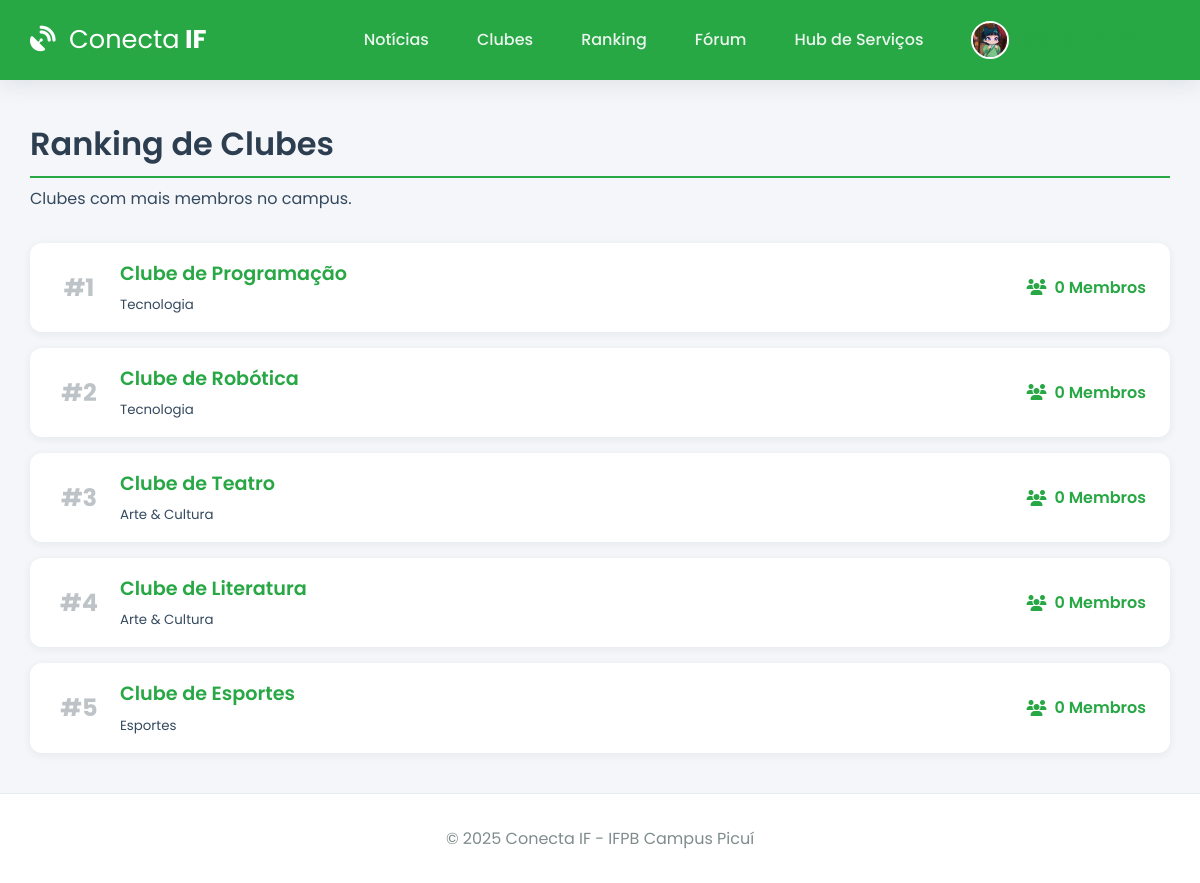
Page /ranking (signed in) on the committed database.
### app.py (models this page shows, shortened)
class User(db.Model):
    id = db.Column(db.Integer, primary_key=True)
    email = db.Column(db.String(120), unique=True, nullable=False)
    username = db.Column(db.String(12), unique=True, nullable=False)
    password_hash = db.Column(db.String(256), nullable=False)
    image_file = db.Column(db.String(100), nullable=False, default='default.jpg')
    eventos_inscritos = db.relationship('Evento', secondary=inscricao_evento_tabela, back_populates='alunos_inscritos', lazy='dynamic')
    clubes_membro = db.relationship('Clube', secondary=membros_clube_tabela, back_populates='membros', lazy='dynamic')
    topicos_criados = db.relationship('ForumTopico', backref='autor', lazy='dynamic', cascade="all, delete-orphan")
    posts_criados = db.relationship('ForumPost', backref='autor', lazy='dynamic', cascade="all, delete-orphan")

class Clube(db.Model):
    id = db.Column(db.Integer, primary_key=True)
    nome = db.Column(db.String(100), unique=True, nullable=False)
    descricao = db.Column(db.Text, nullable=False)
    categoria = db.Column(db.String(50), nullable=False)
    membros = db.relationship('User', secondary=membros_clube_tabela, back_populates='clubes_membro', lazy='dynamic')
    eventos = db.relationship('Evento', backref='clube_organizador', lazy='dynamic')

### app.py (the view)
@app.route('/ranking')
@login_required
def ranking():
    clubes_rankeados = sorted(Clube.query.all(), key=lambda c: c.membros.count(), reverse=True)
    return render_template('ranking.html', clubes=clubes_rankeados)

### app.py (called while the page is built)
@app.before_request
def load_logged_in_user():
    user_id = session.get('user_id')
    g.user = User.query.get(user_id) if user_id else None
    if user_id and g.user is None:
        session.clear()

def login_required(f):
    @wraps(f)
    def decorated_function(*args, **kwargs):
        if g.user is None:
            flash('Você precisa fazer login para acessar esta página.', 'warning')
            return redirect(url_for('login'))
        return f(*args, **kwargs)
    return decorated_function

@app.context_processor
def inject_user_and_year():
    return dict(current_user_data=g.user, current_year=datetime.now(timezone.utc).year)

### templates/ranking.html (shortened to what this page needs)
{% extends 'base.html' %}
{% block content %}
    <h1 class="page-header">Ranking de Clubes</h1>
        <p class="lead text-muted" style="margin-top: -1rem; margin-bottom: 2rem;">Clubes com mais membros no campus.</p>
            <div class="ranking-list">
                    {% for clube in clubes %}
                                <div class="card ranking-item">
                                                <span class="ranking-position">#{{ loop.index }}</span>
                                                                <div class="ranking-info">
                                                                                    <h4><a href="{{ url_for('detalhe_clube', clube_id=clube.id) }}">{{ clube.nome }}</a></h4>
                                                                                                        <small class="text-muted">{{ clube.categoria }}</small>
                                                                                                                        </div>
                                                                                                                                        <span class="ranking-score"><i class="fas fa-users"></i> {{ clube.membros.count() }} Membros</span>
                                                                                                                                                    </div>
                                                                                                                                                            {% else %}
                                                                                                                                                                        <p>Nenhum clube para rankear no momento.</p>
                                                                                                                                                                                {% endfor %}
                                                                                                                                                                                    </div>
                                                                                                                                                                                    {% endblock %}}

### templates/base.html (shortened to what this page needs)
<!DOCTYPE html>
<html lang="pt-br">
<head>
    <link rel="stylesheet" href="https://cdnjs.cloudflare.com/ajax/libs/font-awesome/6.5.2/css/all.min.css" />
    <link rel="stylesheet" href="{{ url_for('static', filename='css/style.css') }}">
</head>
<body>
    <header class="header">
        <div class="container">
            <nav class="navbar">
                <a class="navbar-brand" href="{{ url_for('noticias') if current_user_data else url_for('login') }}">
                    <i class="fas fa-satellite-dish"></i> <strong>Conecta</strong> IF
                </a>
                <div class="nav-links" id="nav-links">
                    {% if current_user_data %}
                        <a class="nav-item" href="{{ url_for('noticias') }}">Notícias</a>
                        <a class="nav-item" href="{{ url_for('clubes') }}">Clubes</a>
                        <a class="nav-item" href="{{ url_for('ranking') }}">Ranking</a>
                        <a class="nav-item" href="{{ url_for('forum') }}">Fórum</a>
                        <a class="nav-item" href="{{ url_for('hub_servicos') }}">Hub de Serviços</a>
                        <div class="nav-item user-menu">
                             <a class="user-menu-trigger" href="#">
                                 <img src="{{ url_for('static', filename='profile_pics/' + current_user_data.image_file) }}" class="nav-profile-image">
                                 <span>{{ current_user_data.username }}</span> <i class="fas fa-chevron-down dropdown-icon"></i>
                            </a>
                        </div>
                    {% else %}
                        <a href="{{ url_for('login') }}" class="nav-item">Entrar</a>
                        <a href="{{ url_for('register') }}" class="nav-item btn btn-outline">Registar</a>
                    {% endif %}
                </div>
            </nav>
        </div>
    </header>
    <main class="container">
        {% block content %}{% endblock %}
    </main>
    <footer class="footer">
        <p>&copy; {{ current_year }} Conecta IF - IFPB Campus Picuí</p>
    </footer>
</body>
</html>

### static/css/style.css (style rules this page uses)
:root { --ifpb-green: #28a745; --ifpb-green-dark: #218838; --dark-blue: #2c3e50; --light-gray: #ecf0f1; --medium-gray: #bdc3c7; --text-color: #34495e; --light-text: #7f8c8d; --background-color: #f4f6f9; --surface-color: #ffffff; --border-color: #e9ecef; --font-family-base: 'Poppins', sans-serif; --shadow-sm: 0 2px 8px rgba(44, 62, 80, 0.07); --shadow-md: 0 5px 20px rgba(44, 62, 80, 0.1); --border-radius: 12px; }
* { box-sizing: border-box; margin: 0; padding: 0; }
html { height: 100%; }
body { font-family: var(--font-family-base); background-color: var(--background-color); color: var(--text-color); display: flex; flex-direction: column; min-height: 100%; }
.container { width: 95%; max-width: 1200px; margin: 0 auto; }
main.container { flex-grow: 1; padding-top: 2.5rem; padding-bottom: 2.5rem; }
h1, h2, h3, h4 { font-weight: 600; color: var(--dark-blue); margin-bottom: 1.5rem; }
a { color: var(--ifpb-green); text-decoration: none; transition: color 0.2s; }
.header { background-color: var(--ifpb-green); padding: 0.8rem 0; box-shadow: var(--shadow-md); position: sticky; top: 0; z-index: 1000; }
.navbar { display: flex; justify-content: space-between; align-items: center; }
.navbar-brand { font-weight: 700; font-size: 1.6rem; color: var(--surface-color); }
.navbar-brand i { margin-right: 0.5rem; }
.navbar-brand strong { font-weight: 400; }
.nav-links { display: flex; align-items: center; gap: 1rem; }
.nav-item { color: rgba(255, 255, 255, 0.9); font-weight: 500; padding: 0.5rem 1rem; border-radius: var(--border-radius); transition: background-color 0.2s; }
.nav-profile-image { width: 38px; height: 38px; border-radius: 50%; margin-right: 10px; object-fit: cover; border: 2px solid var(--surface-color); }
.user-menu { position: relative; }
.user-menu-trigger { display: flex; align-items: center; cursor: pointer; }
.user-menu-trigger .dropdown-icon { font-size: 0.8em; margin-left: 0.5rem; transition: transform 0.2s; }
.card { background-color: var(--surface-color); border-radius: var(--border-radius); box-shadow: var(--shadow-sm); transition: all 0.3s ease-in-out; display: flex; flex-direction: column; height: 100%; }
.page-header { border-bottom: 2px solid var(--ifpb-green); padding-bottom: 0.5rem; }
.ranking-list { display: grid; gap: 1rem; }
.ranking-item { flex-direction: row; align-items: center; padding: 1rem 1.5rem; }
.ranking-position { font-size: 1.5rem; font-weight: 700; color: var(--medium-gray); width: 50px; text-align: center; }
.ranking-info { flex-grow: 1; margin: 0 1rem; }
.ranking-info h4 { font-size: 1.2rem; margin-bottom: 0.2rem; }
.ranking-score { font-weight: 600; color: var(--ifpb-green); display: flex; align-items: center; gap: 0.5rem; }
.footer { padding: 2rem 0; background-color: var(--surface-color); text-align: center; margin-top: auto; border-top: 1px solid var(--border-color); }
.footer p { margin: 0; color: var(--light-text); }

### rows in the picture
User: image_file (placeholder picture)
Clube: nome "Clube de Programação", categoria "Tecnologia", membros.count "0"
Clube: nome "Clube de Robótica", categoria "Tecnologia", membros.count "0"
Clube: nome "Clube de Teatro", categoria "Arte & Cultura", membros.count "0"
Clube: nome "Clube de Literatura", categoria "Arte & Cultura", membros.count "0"
Clube: nome "Clube de Esportes", categoria "Esportes", membros.count "0"
